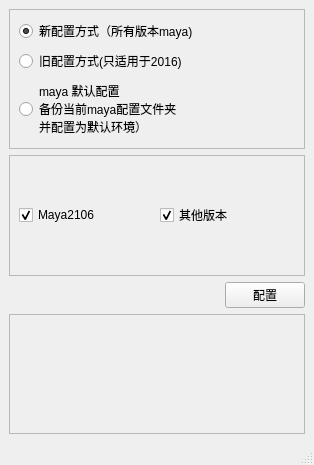
<?xml version="1.0" encoding="UTF-8"?>
<ui version="4.0">
 <class>MainWindow</class>
 <widget class="QMainWindow" name="MainWindow">
  <property name="geometry">
   <rect>
    <x>0</x>
    <y>0</y>
    <width>314</width>
    <height>465</height>
   </rect>
  </property>
  <property name="windowTitle">
   <string>Maya Deploying</string>
  </property>
  <widget class="QWidget" name="centralwidget">
   <layout class="QGridLayout" name="gridLayout">
    <item row="2" column="1">
     <widget class="QPushButton" name="pb_run">
      <property name="text">
       <string>配置</string>
      </property>
     </widget>
    </item>
    <item row="2" column="0">
     <spacer name="horizontalSpacer">
      <property name="orientation">
       <enum>Qt::Horizontal</enum>
      </property>
      <property name="sizeHint" stdset="0">
       <size>
        <width>40</width>
        <height>20</height>
       </size>
      </property>
     </spacer>
    </item>
    <item row="1" column="0" colspan="2">
     <widget class="QFrame" name="frame">
      <property name="frameShape">
       <enum>QFrame::StyledPanel</enum>
      </property>
      <property name="frameShadow">
       <enum>QFrame::Plain</enum>
      </property>
      <layout class="QHBoxLayout" name="horizontalLayout">
       <item>
        <widget class="QCheckBox" name="chbx_16">
         <property name="text">
          <string>Maya2106</string>
         </property>
         <property name="checked">
          <bool>true</bool>
         </property>
        </widget>
       </item>
       <item>
        <widget class="QCheckBox" name="chbx_oth">
         <property name="text">
          <string>其他版本</string>
         </property>
         <property name="checked">
          <bool>true</bool>
         </property>
        </widget>
       </item>
      </layout>
     </widget>
    </item>
    <item row="0" column="0" colspan="2">
     <widget class="QFrame" name="frame_2">
      <property name="frameShape">
       <enum>QFrame::StyledPanel</enum>
      </property>
      <property name="frameShadow">
       <enum>QFrame::Sunken</enum>
      </property>
      <layout class="QVBoxLayout" name="verticalLayout">
       <item>
        <widget class="QRadioButton" name="rb_new">
         <property name="text">
          <string>新配置方式（所有版本maya)</string>
         </property>
         <property name="checked">
          <bool>true</bool>
         </property>
        </widget>
       </item>
       <item>
        <widget class="QRadioButton" name="rb_old">
         <property name="text">
          <string>旧配置方式(只适用于2016)</string>
         </property>
        </widget>
       </item>
       <item>
        <widget class="QRadioButton" name="rb_def">
         <property name="text">
          <string>maya 默认配置
备份当前maya配置文件夹
并配置为默认环境）</string>
         </property>
        </widget>
       </item>
      </layout>
     </widget>
    </item>
    <item row="3" column="0" colspan="2">
     <widget class="QFrame" name="frame_3">
      <property name="frameShape">
       <enum>QFrame::StyledPanel</enum>
      </property>
      <property name="frameShadow">
       <enum>QFrame::Sunken</enum>
      </property>
     </widget>
    </item>
   </layout>
  </widget>
  <widget class="QMenuBar" name="menubar">
   <property name="geometry">
    <rect>
     <x>0</x>
     <y>0</y>
     <width>314</width>
     <height>23</height>
    </rect>
   </property>
  </widget>
  <widget class="QStatusBar" name="statusbar"/>
 </widget>
 <resources/>
 <connections>
  <connection>
   <sender>rb_old</sender>
   <signal>toggled(bool)</signal>
   <receiver>chbx_oth</receiver>
   <slot>setChecked(bool)</slot>
   <hints>
    <hint type="sourcelabel">
     <x>76</x>
     <y>78</y>
    </hint>
    <hint type="destinationlabel">
     <x>187</x>
     <y>225</y>
    </hint>
   </hints>
  </connection>
  <connection>
   <sender>chbx_oth</sender>
   <signal>toggled(bool)</signal>
   <receiver>rb_new</receiver>
   <slot>setChecked(bool)</slot>
   <hints>
    <hint type="sourcelabel">
     <x>168</x>
     <y>213</y>
    </hint>
    <hint type="destinationlabel">
     <x>155</x>
     <y>56</y>
    </hint>
   </hints>
  </connection>
 </connections>
</ui>
